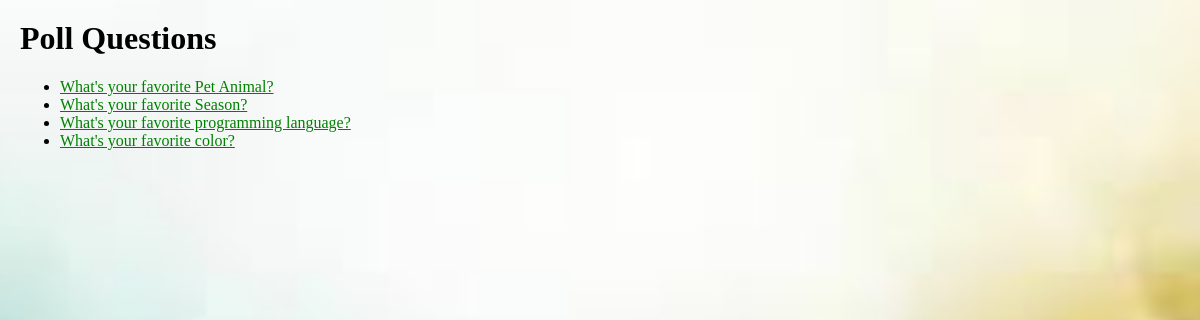
Screenshot of /polls/ with the database file from the repository.
### polls/models.py (models this page shows, shortened)
class Question(models.Model):
    question_text = models.CharField(max_length=200)
    pub_date = models.DateTimeField("date published")

### polls/views.py (the view)
# urls.py: path("", views.IndexView.as_view(), name="index"),
class IndexView(generic.ListView):
    template_name = "polls/index.html"
    context_object_name = "latest_question_list"
    def get_queryset(self):
        return Question.objects.filter(
            pub_date__lte=timezone.now()
        ).order_by("-pub_date")[:5]

### polls/templates/polls/index.html
{% load static %}
<h1>Poll Questions</h1>
<link rel="stylesheet" href="{% static 'polls/style.css' %}">
{% if latest_question_list %}
    <ul>
    {% for question in latest_question_list %}
        <li><a href="{% url 'polls:detail' question.id %}">{{ question.question_text }}</a></li>
    {% endfor %}
    </ul>
{% else %}
    <p>No polls are available.</p>
{% endif %}

### polls/static/polls/style.css (style rules this page uses)
li a { color: green; }

### rows the page displays
Question: question_text "What's your favorite Pet Animal?"
Question: question_text "What's your favorite Season?"
Question: question_text "What's your favorite programming language?"
Question: question_text "What's your favorite color?"
